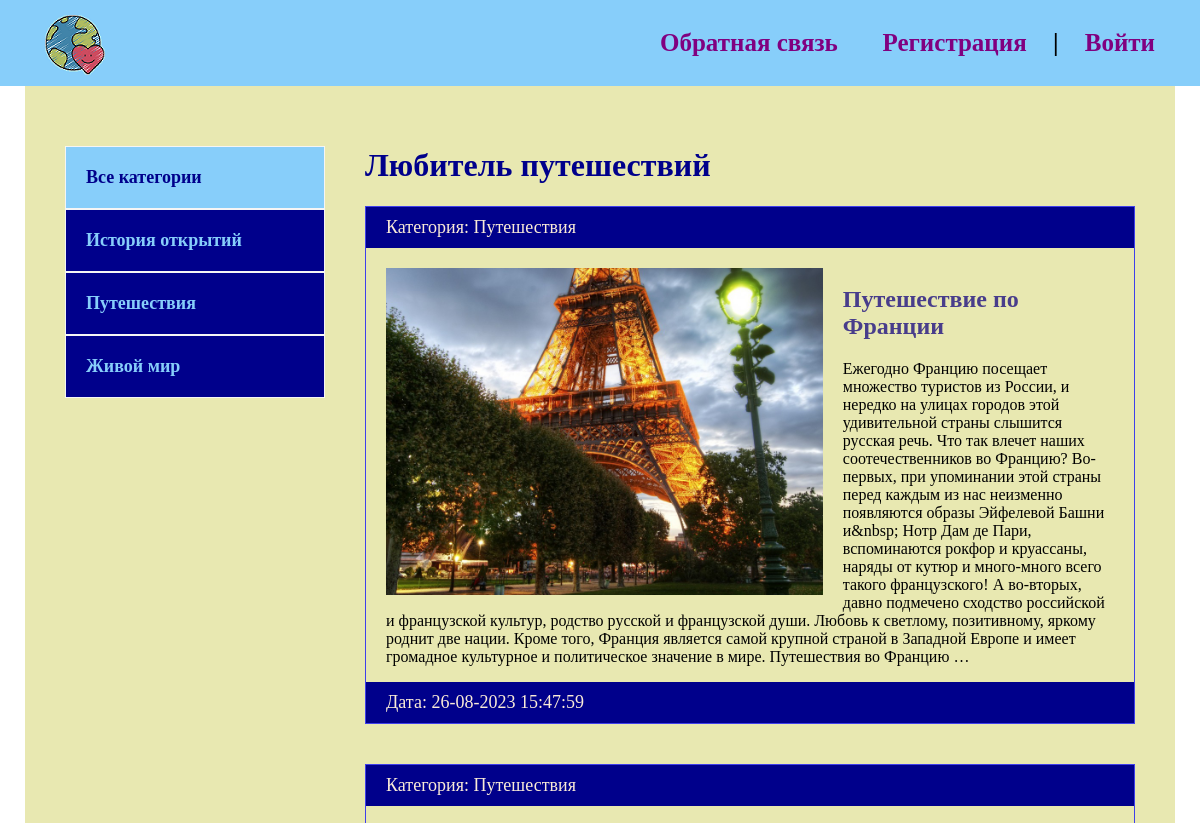
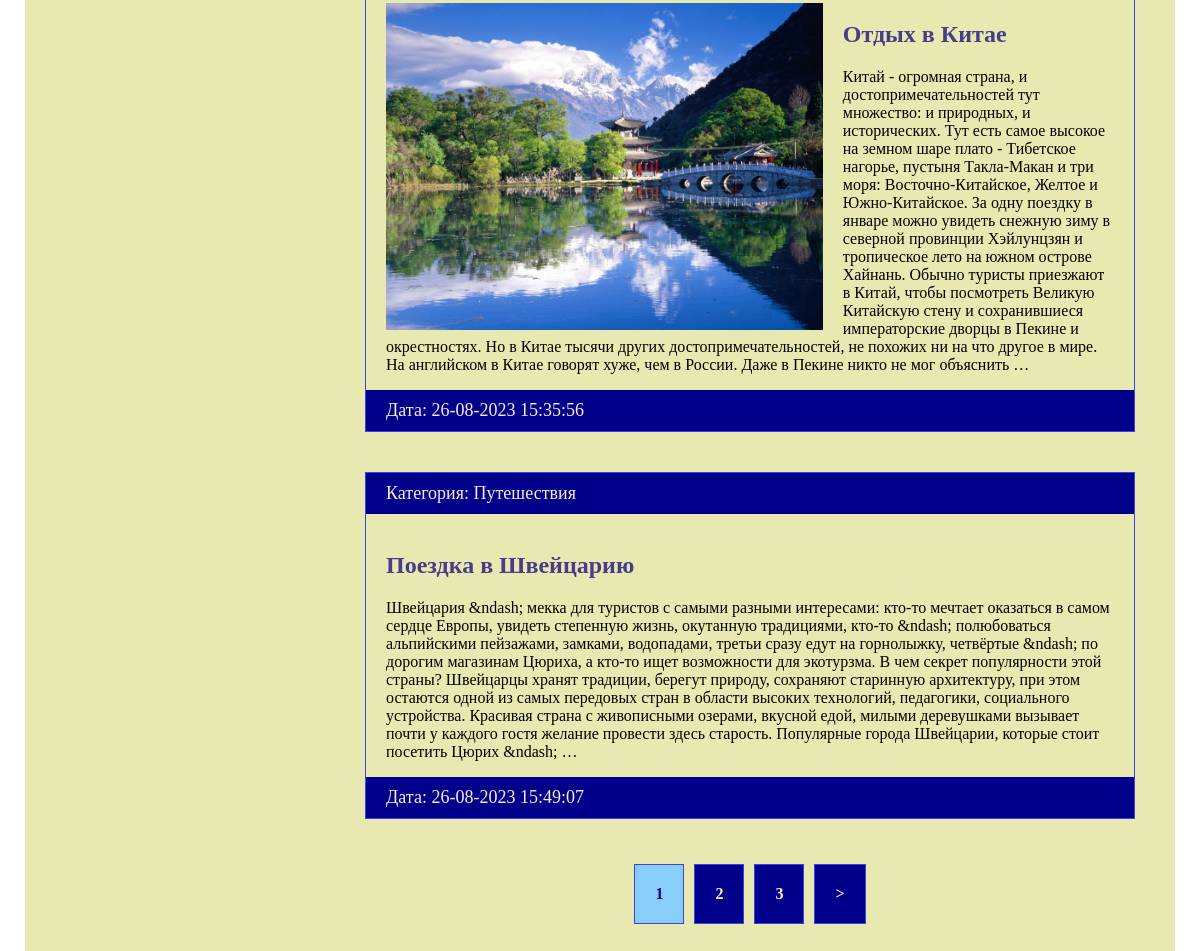
The page / on the database its author committed (2 pictures, top to bottom).
### blog/models.py (models this page shows, shortened)
class Category(models.Model):
    name = models.CharField(max_length=150, verbose_name='Название')
    slug = models.SlugField(max_length=150, unique=True, verbose_name='URL')
    def __str__(self):
        return self.name
    def get_absolute_url(self):
        return reverse('category', kwargs={'cat_slug': self.slug})
    class Meta:
        verbose_name = 'категорию'
        verbose_name_plural = 'Категории'

class Blog(models.Model):
    title = models.CharField(max_length=255, verbose_name='Заголовок')
    slug = models.SlugField(max_length=255, unique=True, verbose_name='URL')
    content = models.TextField(blank=True, verbose_name='Содержание')
    photo = models.ImageField(upload_to='photos/%Y/%m/%d/', blank=True, verbose_name='Фотография')
    time_created = models.DateTimeField(auto_now_add=True, verbose_name='Время создания')
    time_update = models.DateTimeField(auto_now=True, verbose_name='Время обновления')
    is_published = models.BooleanField(default=True, verbose_name='Опубликовано')
    picture1 = models.ImageField(upload_to='pictures/%Y/%m/%d/', blank=True, verbose_name='Картинка1')
    picture2 = models.ImageField(upload_to='pictures/%Y/%m/%d/', blank=True, verbose_name='Картинка2')
    picture3 = models.ImageField(upload_to='pictures/%Y/%m/%d/', blank=True, verbose_name='Картинка3')
    picture4 = models.ImageField(upload_to='pictures/%Y/%m/%d/', blank=True, verbose_name='Картинка4')
    picture5 = models.ImageField(upload_to='pictures/%Y/%m/%d/', blank=True, verbose_name='Картинка5')
    cat = models.ForeignKey('Category', on_delete=models.PROTECT, verbose_name='Категория')
    def get_absolute_url(self):
        return reverse('article', kwargs={'article_slug': self.slug})
    class Meta:
        verbose_name = 'статью'
        verbose_name_plural = 'Статьи'
        ordering = ['-time_created']

### blog/views.py (the view)
# urls.py: path('', BlogHome.as_view(), name='index'),
class BlogHome(DataMixin, ListView):
    model = Blog
    template_name = 'blog/index.html'
    context_object_name = 'posts'
    def get_context_data(self, *, object_list=None, **kwargs):
        context = super().get_context_data(**kwargs)
        c_def = self.get_user_context(title='Любитель путешествий')
        return dict(list(context.items()) + list(c_def.items()))
    def get_queryset(self):
        return Blog.objects.filter(is_published=True).select_related('cat')

### blog/utils.py (called while the page is built)
    def get_user_context(self, **kwargs):
        context = kwargs
        cats = Category.objects.annotate(Count('blog'))
        user_menu = menu.copy()
        if not self.request.user.is_authenticated:
            user_menu.pop(0)
        context['menu'] = user_menu
        context['cats'] = cats
        if 'cat_selected' not in context:
            context['cat_selected'] = 0
        return context

### blog/templates/blog/index.html
{% extends 'blog/base.html' %}
{% load static %}
{% block content %}
<h1>{{ title }}</h1>
<ul>
    {% for p in posts %}
    <li>
        <p class="first">Категория: {{ p.cat }}</p>
        <div class="text">
            {% if p.photo %}
                <a href="{{ p.get_absolute_url }}"><img class="image" src="{{ p.photo.url }}" alt=""></a>
            {% else %}
                <a href="{{ p.get_absolute_url }}"><img class="image" src="{% static 'blog/default.jpg' %}" alt="" ></a>
            {% endif %}
            <h2><a href="{{ p.get_absolute_url }}">{{ p.title }}</a></h2>
            <p>{{ p.content|striptags|truncatewords:100 }}</p>
        </div>
        <p class="date">Дата: {{ p.time_update|date:"d-m-Y H:i:s" }}</p>
    </li>
    {% endfor %}
</ul>
{% endblock %}

### blog/templates/blog/base.html (shortened to what this page needs)
<!DOCTYPE html>
{% load static %}
{% load blog_tags %}
<html lang="en">
<head>
    <link rel="stylesheet" href="{% static 'css/style.css' %}">
</head>
<body>
<div class="header">
    <div class="wrap">
        <ul class="mainmenu">
            <li class="logo"><a href="{% url 'index' %}"><img src="{% static 'blog/logo.png' %}" alt=""></a></li>
            {% for m in menu %}
                <li class="last"><a href="{% url m.url_name %}">{{ m.title }}</a></li>
            {% endfor %}
            {% if request.user.is_authenticated %}
                <li class="last" style="color: darkblue">{{ user.username }} | <a href="{% url 'logout' %}">Выйти</a></li>
            {% else %}
                <li class="last"><a href="{% url 'register' %}">Регистрация</a> | <a href="{% url 'login' %}">Войти</a></li>
            {% endif %}
        </ul>
    </div>
</div>
<div class="content">
    <div class="wrap">
        <div class="sidebar">
            <ul>
                {% if cat_selected == 0 %}
                    <li class="selected">Все категории</li>
                {% else %}
                    <li><a href="{% url 'index' %}">Все категории</a></li>
                {% endif %}
                {% for c in cats %}
                    {% if c.blog__count > 0 %}
                        {% if c.pk == cat_selected %}
                            <li class="selected">{{ c.name }}</li>
                        {% else %}
                            <li><a href="{{ c.get_absolute_url }}">{{ c.name }}</a></li>
                        {% endif %}
                    {% endif %}
                {% endfor %}
            </ul>
        </div>
        <div class="main">
            {% block content %}
            {% endblock %}
            {% if page_obj.has_other_pages %}
            <div>
                <ul class="pagination">
                    {% for p in paginator.page_range %}
                        {% if page_obj.number == p %}
                            <li class="page-num page-num-selected">
                                {{ p }}
                            </li>
                        {% elif p >= page_obj.number|add:-2 and p <= page_obj.number|add:2 %}
                            <li class="page-num">
                                <a href="?page={{ p }}">{{ p }}</a>
                            </li>
                        {% endif %}
                    {% endfor %}
                    {% if page_obj.has_next %}
                        <li class="page-num">
                            <a href="?page={{ page_obj.next_page_number }}">&gt;</a>
                        </li>
                    {% endif %}
                </ul>
            </div>
            {% endif %}
        </div>
    </div>
</div>
</body>
</html>

### blog/static/css/style.css (style rules this page uses)
html { background-image: url(32261-priroda_palma_more.jpg); background-repeat: no-repeat; background-position: center center; background-attachment: fixed; -webkit-background-size: cover; -moz-background-size: cover; -o-background-size: cover; background-size: cover; }
body { margin: 0; padding: 0; }
.wrap { max-width: 1150px; margin: 0 auto; }
.content .wrap { background: rgb(232, 232, 177); padding: 40px; box-sizing: border-box; display: flex; }
ul { list-style: none; margin: 0; padding: 0; }
a { color: purple; padding: 20px; text-decoration: none; }
.sidebar a { color: lightskyblue; }
h1, h2 { color: darkblue; }
.header { background: lightskyblue; }
.mainmenu { display: flex; font-size: 25px; font-weight: bold; padding: 5px 0; align-items: center; justify-content: space-between; }
.logo { flex-basis: 65%; padding-top: 10px; }
.last { flex-basis: 40%; text-align: right; }
.sidebar ul { width: 260px; margin-right: 40px; margin-top: 20px; }
.sidebar a { display: block; padding: 20px; border: 1px solid whitesmoke; background: darkblue; font-weight: bold; font-size: 18px; }
.sidebar { background: rgb(232, 232, 177); }
.main { background: rgb(232, 232, 177); }
.selected { padding: 20px; font-size: 18px; border: 1px solid whitesmoke; font-weight: bold; background: lightskyblue; color: darkblue; }
.main li { border: 1px solid #4040ea; margin-bottom: 40px; }
.first, .date { margin: 0; padding: 10px 20px; font-size: 18px; color: antiquewhite; background: darkblue; }
.image { float: left; max-width: 60%; margin-right: 20px; }
.text { padding: 20px 20px 0; }
.text h2 { margin-top: 0; }
.text a { padding-left: 0; color: darkslateblue; }
.pagination { display: flex; justify-content: center; }
.pagination .page-num-selected { padding: 20px; background: lightskyblue; color: darkblue; }
.pagination a { padding: 20px; background: darkblue; display: block; color: antiquewhite; }
.page-num { margin: 5px; font-weight: bold; }
.last a { display: inline; }

### rows shown on the page
Category: name "История открытий"
Category: name "Путешествия"
Category: name "Живой мир"
Blog: cat "Путешествия", photo (picture), title "Путешествие по Франции", content "Ежегодно Францию посещает множество туристов из России, и нередко на улицах городов этой удивительной страны слышится русская речь. Что так влечет наших соотечественников во Францию? Во-первых, при упоминании этой страны перед каждым из нас неизменно появляются образы Эйфелевой Башни и&nbsp; Нотр Дам де Пари, вспоминаются рокфор и круассаны, наряды от кутюр и много-много всего такого французского! А во-вторых, давно подмечено сходство российской и французской культур, родство русской и французской души. Любовь к светлому, позитивному, яркому роднит две нации. Кроме того, Франция является самой крупной страной в Западной Европе и имеет громадное культурное и политическое значение в мире.…", time_update "26-08-2023 15:47:59"
Blog: cat "Путешествия", photo (picture), title "Отдых в Китае", content "Китай - огромная страна, и достопримечательностей тут множество: и природных, и исторических. Тут есть самое высокое на земном шаре плато - Тибетское нагорье, пустыня Такла-Макан и три моря: Восточно-Китайское, Желтое и Южно-Китайское. За одну поездку в январе можно увидеть снежную зиму в северной провинции Хэйлунцзян и тропическое лето на южном острове Хайнань. Обычно туристы приезжают в Китай, чтобы посмотреть Великую Китайскую стену и сохранившиеся императорские дворцы в Пекине и окрестностях. Но в Китае тысячи других достопримечательностей, не похожих ни на что другое в мире. На английском в Китае говорят хуже, чем в России. Даже в Пекине никто не мог объяснить …", time_update "26-08-2023 15:35:56"
Blog: cat "Путешествия", title "Поездка в Швейцарию", content "Швейцария &ndash; мекка для туристов с самыми разными интересами: кто-то мечтает оказаться в самом сердце Европы, увидеть степенную жизнь, окутанную традициями, кто-то &ndash; полюбоваться альпийскими пейзажами, замками, водопадами, третьи сразу едут на горнолыжку, четвёртые &ndash; по дорогим магазинам Цюриха, а кто-то ищет возможности для экотурзма. В чем секрет популярности этой страны? Швейцарцы хранят традиции, берегут природу, сохраняют старинную архитектуру, при этом остаются одной из самых передовых стран в области высоких технологий, педагогики, социального устройства. Красивая страна с живописными озерами, вкусной едой, милыми деревушками вызывает почти у каждого гостя желание…", time_update "26-08-2023 15:49:07"

### other values the page prints
{{ m.title }} "Обратная связь"
{{ title }} "Любитель путешествий"
{{ p }} "1"
{{ p }} "2" "3"
